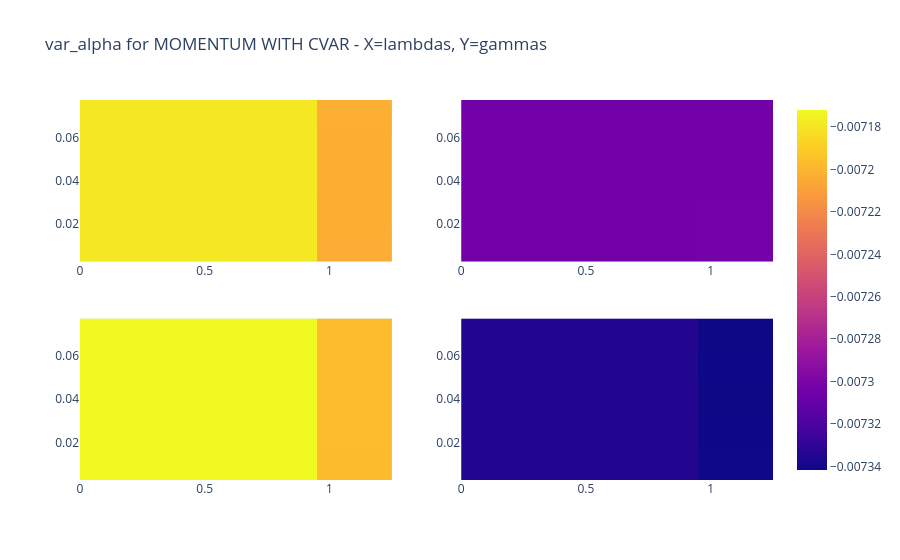
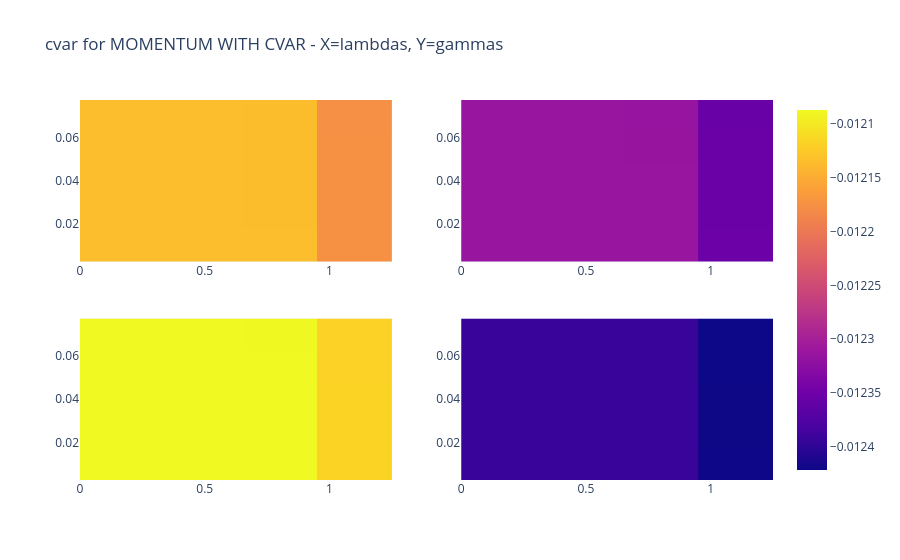
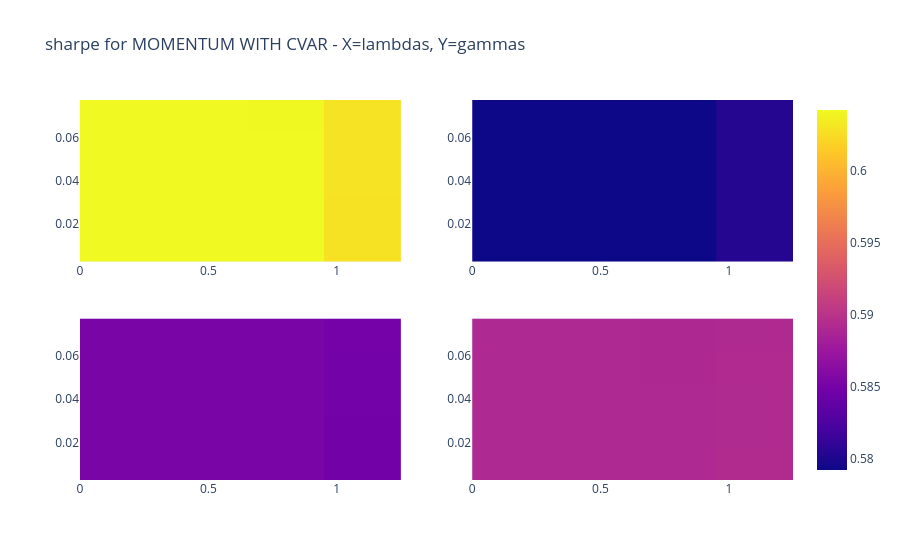
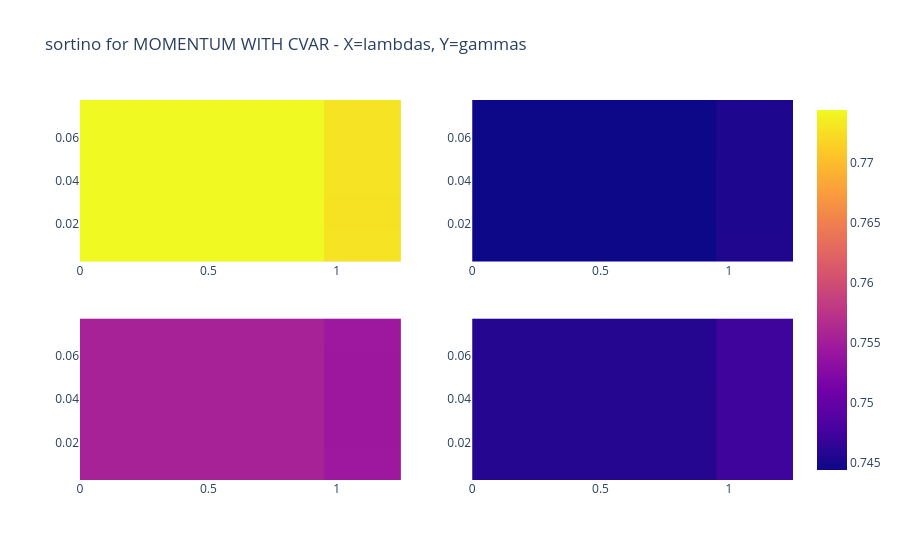

Notebook code for these charts, in order:
### Code cell
stats_labels = ["var_alpha", "cvar", "sharpe", "sortino", "mean_return", "md",
                "stresses", "costs", "cashallocs"]

STRATEGY = total_stats_momentum_cvar

print('mparams used:')
for mp_val in m_params:
    print(mp_val)
for stat_idx, stat in enumerate(stats_labels):
    img = make_subplots(rows=2, cols=2)
    zmin = np.min(STRATEGY[stat_idx])
    zmax = np.max(STRATEGY[stat_idx])
    img.add_trace(go.Heatmap(x=lambdas, y=gammas, z=STRATEGY[stat_idx, :, :, 0], zmin=zmin, zmax=zmax), row=1, col=1)
    img.add_trace(go.Heatmap(x=lambdas, y=gammas, z=STRATEGY[stat_idx, :, :, 1], zmin=zmin, zmax=zmax, showscale=False), row=1, col=2)
    img.add_trace(go.Heatmap(x=lambdas, y=gammas, z=STRATEGY[stat_idx, :, :, 2], zmin=zmin, zmax=zmax, showscale=False), row=2, col=1)
    img.add_trace(go.Heatmap(x=lambdas, y=gammas, z=STRATEGY[stat_idx, :, :, 3], zmin=zmin, zmax=zmax, showscale=False), row=2, col=2)
    img.update_layout(title=f"{stat} for MOMENTUM WITH CVAR - X=lambdas, Y=gammas")
    img.show()

### Figure 1 — Plotly figure (JSON) as saved in the notebook; plotly's stock layout.template omitted (floating-point values rounded to 4 significant figures)
{"data": [{"type": "heatmap", "x": [0.1, 0.3, 0.5, 0.8, 1.1], "xaxis": "x", "y": [0.01, 0.025, 0.04, 0.055, 0.07], "yaxis": "y", "z": [[-0.007178, -0.007178, -0.007178, -0.007178, -0.007203], [-0.007178, -0.007178, -0.007178, -0.007178, -0.007203], [-0.007178, -0.007178, -0.007178, -0.007178, -0.007203], [-0.007178, -0.007178, -0.007178, -0.007179, -0.007203], [-0.007178, -0.007178, -0.007178, -0.007179, -0.007203]], "zmax": -0.007172, "zmin": -0.007342}, {"showscale": false, "type": "heatmap", "x": [0.1, 0.3, 0.5, 0.8, 1.1], "xaxis": "x2", "y": [0.01, 0.025, 0.04, 0.055, 0.07], "yaxis": "y2", "z": [[-0.007304, -0.007304, -0.007304, -0.007304, -0.007303], [-0.007304, -0.007304, -0.007304, -0.007304, -0.007303], [-0.007304, -0.007304, -0.007304, -0.007304, -0.007304], [-0.007304, -0.007304, -0.007304, -0.007304, -0.007304], [-0.007304, -0.007304, -0.007304, -0.007304, -0.007304]], "zmax": -0.007172, "zmin": -0.007342}, {"showscale": false, "type": "heatmap", "x": [0.1, 0.3, 0.5, 0.8, 1.1], "xaxis": "x3", "y": [0.01, 0.025, 0.04, 0.055, 0.07], "yaxis": "y3", "z": [[-0.007172, -0.007172, -0.007172, -0.007172, -0.007197], [-0.007172, -0.007172, -0.007172, -0.007172, -0.007197], [-0.007172, -0.007172, -0.007172, -0.007172, -0.007197], [-0.007172, -0.007172, -0.007172, -0.007172, -0.007197], [-0.007172, -0.007172, -0.007172, -0.007172, -0.007197]], "zmax": -0.007172, "zmin": -0.007342}, {"showscale": false, "type": "heatmap", "x": [0.1, 0.3, 0.5, 0.8, 1.1], "xaxis": "x4", "y": [0.01, 0.025, 0.04, 0.055, 0.07], "yaxis": "y4", "z": [[-0.007335, -0.007335, -0.007335, -0.007335, -0.007341], [-0.007335, -0.007335, -0.007335, -0.007335, -0.007341], [-0.007335, -0.007335, -0.007335, -0.007334, -0.007341], [-0.007335, -0.007335, -0.007335, -0.007335, -0.007342], [-0.007335, -0.007335, -0.007335, -0.007335, -0.007341]], "zmax": -0.007172, "zmin": -0.007342}], "layout": {"title": {"text": "var_alpha for MOMENTUM WITH CVAR - X=lambdas, Y=gammas"}, "xaxis": {"anchor": "y", "domain": [0, 0.45]}, "xaxis2": {"anchor": "y2", "domain": [0.55, 1]}, "xaxis3": {"anchor": "y3", "domain": [0, 0.45]}, "xaxis4": {"anchor": "y4", "domain": [0.55, 1]}, "yaxis": {"anchor": "x", "domain": [0.575, 1]}, "yaxis2": {"anchor": "x2", "domain": [0.575, 1]}, "yaxis3": {"anchor": "x3", "domain": [0, 0.425]}, "yaxis4": {"anchor": "x4", "domain": [0, 0.425]}}}

### Figure 2 — Plotly figure (JSON) as saved in the notebook; plotly's stock layout.template omitted (floating-point values rounded to 4 significant figures)
{"data": [{"type": "heatmap", "x": [0.1, 0.3, 0.5, 0.8, 1.1], "xaxis": "x", "y": [0.01, 0.025, 0.04, 0.055, 0.07], "yaxis": "y", "z": [[-0.01213, -0.01213, -0.01213, -0.01213, -0.01217], [-0.01213, -0.01213, -0.01213, -0.01213, -0.01218], [-0.01213, -0.01213, -0.01213, -0.01214, -0.01218], [-0.01213, -0.01213, -0.01213, -0.01214, -0.01218], [-0.01213, -0.01213, -0.01213, -0.01214, -0.01218]], "zmax": -0.01209, "zmin": -0.01242}, {"showscale": false, "type": "heatmap", "x": [0.1, 0.3, 0.5, 0.8, 1.1], "xaxis": "x2", "y": [0.01, 0.025, 0.04, 0.055, 0.07], "yaxis": "y2", "z": [[-0.01231, -0.01231, -0.01231, -0.01231, -0.01235], [-0.01231, -0.01231, -0.01231, -0.01231, -0.01235], [-0.01231, -0.01231, -0.01231, -0.01231, -0.01235], [-0.01231, -0.01231, -0.01231, -0.01231, -0.01235], [-0.01231, -0.01231, -0.01231, -0.01231, -0.01236]], "zmax": -0.01209, "zmin": -0.01242}, {"showscale": false, "type": "heatmap", "x": [0.1, 0.3, 0.5, 0.8, 1.1], "xaxis": "x3", "y": [0.01, 0.025, 0.04, 0.055, 0.07], "yaxis": "y3", "z": [[-0.01209, -0.01209, -0.01209, -0.01209, -0.01212], [-0.01209, -0.01209, -0.01209, -0.01209, -0.01212], [-0.01209, -0.01209, -0.01209, -0.01209, -0.01212], [-0.01209, -0.01209, -0.01209, -0.01209, -0.01212], [-0.01209, -0.01209, -0.01209, -0.01209, -0.01212]], "zmax": -0.01209, "zmin": -0.01242}, {"showscale": false, "type": "heatmap", "x": [0.1, 0.3, 0.5, 0.8, 1.1], "xaxis": "x4", "y": [0.01, 0.025, 0.04, 0.055, 0.07], "yaxis": "y4", "z": [[-0.01239, -0.01239, -0.01239, -0.01239, -0.01242], [-0.01239, -0.01239, -0.01239, -0.01239, -0.01242], [-0.01239, -0.01239, -0.01239, -0.01239, -0.01242], [-0.01239, -0.01239, -0.01239, -0.01239, -0.01242], [-0.01239, -0.01239, -0.01239, -0.01239, -0.01242]], "zmax": -0.01209, "zmin": -0.01242}], "layout": {"title": {"text": "cvar for MOMENTUM WITH CVAR - X=lambdas, Y=gammas"}, "xaxis": {"anchor": "y", "domain": [0, 0.45]}, "xaxis2": {"anchor": "y2", "domain": [0.55, 1]}, "xaxis3": {"anchor": "y3", "domain": [0, 0.45]}, "xaxis4": {"anchor": "y4", "domain": [0.55, 1]}, "yaxis": {"anchor": "x", "domain": [0.575, 1]}, "yaxis2": {"anchor": "x2", "domain": [0.575, 1]}, "yaxis3": {"anchor": "x3", "domain": [0, 0.425]}, "yaxis4": {"anchor": "x4", "domain": [0, 0.425]}}}

### Figure 3 — Plotly figure (JSON) as saved in the notebook; plotly's stock layout.template omitted (floating-point values rounded to 4 significant figures)
{"data": [{"type": "heatmap", "x": [0.1, 0.3, 0.5, 0.8, 1.1], "xaxis": "x", "y": [0.01, 0.025, 0.04, 0.055, 0.07], "yaxis": "y", "z": [[0.6042, 0.6042, 0.6042, 0.6042, 0.6029], [0.6042, 0.6042, 0.6042, 0.6042, 0.6029], [0.6042, 0.6042, 0.6042, 0.6042, 0.6029], [0.6042, 0.6042, 0.6042, 0.6042, 0.6029], [0.6042, 0.6042, 0.6042, 0.6042, 0.6029]], "zmax": 0.6042, "zmin": 0.5792}, {"showscale": false, "type": "heatmap", "x": [0.1, 0.3, 0.5, 0.8, 1.1], "xaxis": "x2", "y": [0.01, 0.025, 0.04, 0.055, 0.07], "yaxis": "y2", "z": [[0.5792, 0.5792, 0.5792, 0.5792, 0.5804], [0.5792, 0.5792, 0.5792, 0.5792, 0.5804], [0.5792, 0.5792, 0.5792, 0.5792, 0.5804], [0.5792, 0.5792, 0.5792, 0.5792, 0.5804], [0.5792, 0.5792, 0.5792, 0.5792, 0.5804]], "zmax": 0.6042, "zmin": 0.5792}, {"showscale": false, "type": "heatmap", "x": [0.1, 0.3, 0.5, 0.8, 1.1], "xaxis": "x3", "y": [0.01, 0.025, 0.04, 0.055, 0.07], "yaxis": "y3", "z": [[0.5853, 0.5853, 0.5853, 0.5853, 0.5848], [0.5853, 0.5853, 0.5853, 0.5853, 0.5848], [0.5853, 0.5853, 0.5853, 0.5853, 0.5848], [0.5853, 0.5853, 0.5853, 0.5853, 0.5849], [0.5853, 0.5853, 0.5853, 0.5853, 0.5849]], "zmax": 0.6042, "zmin": 0.5792}, {"showscale": false, "type": "heatmap", "x": [0.1, 0.3, 0.5, 0.8, 1.1], "xaxis": "x4", "y": [0.01, 0.025, 0.04, 0.055, 0.07], "yaxis": "y4", "z": [[0.5891, 0.5891, 0.5891, 0.5891, 0.5893], [0.5891, 0.5891, 0.5891, 0.5891, 0.5893], [0.5891, 0.5891, 0.5891, 0.5891, 0.5893], [0.5891, 0.5891, 0.5891, 0.589, 0.5892], [0.5891, 0.5891, 0.5891, 0.589, 0.5892]], "zmax": 0.6042, "zmin": 0.5792}], "layout": {"title": {"text": "sharpe for MOMENTUM WITH CVAR - X=lambdas, Y=gammas"}, "xaxis": {"anchor": "y", "domain": [0, 0.45]}, "xaxis2": {"anchor": "y2", "domain": [0.55, 1]}, "xaxis3": {"anchor": "y3", "domain": [0, 0.45]}, "xaxis4": {"anchor": "y4", "domain": [0.55, 1]}, "yaxis": {"anchor": "x", "domain": [0.575, 1]}, "yaxis2": {"anchor": "x2", "domain": [0.575, 1]}, "yaxis3": {"anchor": "x3", "domain": [0, 0.425]}, "yaxis4": {"anchor": "x4", "domain": [0, 0.425]}}}

### Figure 4 — Plotly figure (JSON) as saved in the notebook; plotly's stock layout.template omitted (floating-point values rounded to 4 significant figures)
{"data": [{"type": "heatmap", "x": [0.1, 0.3, 0.5, 0.8, 1.1], "xaxis": "x", "y": [0.01, 0.025, 0.04, 0.055, 0.07], "yaxis": "y", "z": [[0.7744, 0.7744, 0.7744, 0.7744, 0.7729], [0.7744, 0.7744, 0.7744, 0.7744, 0.7728], [0.7744, 0.7744, 0.7744, 0.7744, 0.7728], [0.7744, 0.7744, 0.7744, 0.7744, 0.7729], [0.7744, 0.7744, 0.7744, 0.7744, 0.7729]], "zmax": 0.7744, "zmin": 0.7444}, {"showscale": false, "type": "heatmap", "x": [0.1, 0.3, 0.5, 0.8, 1.1], "xaxis": "x2", "y": [0.01, 0.025, 0.04, 0.055, 0.07], "yaxis": "y2", "z": [[0.7444, 0.7444, 0.7444, 0.7444, 0.7455], [0.7444, 0.7444, 0.7444, 0.7444, 0.7454], [0.7444, 0.7444, 0.7444, 0.7444, 0.7454], [0.7444, 0.7444, 0.7444, 0.7444, 0.7454], [0.7444, 0.7444, 0.7444, 0.7444, 0.7454]], "zmax": 0.7744, "zmin": 0.7444}, {"showscale": false, "type": "heatmap", "x": [0.1, 0.3, 0.5, 0.8, 1.1], "xaxis": "x3", "y": [0.01, 0.025, 0.04, 0.055, 0.07], "yaxis": "y3", "z": [[0.7555, 0.7555, 0.7555, 0.7555, 0.7545], [0.7555, 0.7555, 0.7555, 0.7555, 0.7544], [0.7555, 0.7555, 0.7555, 0.7555, 0.7544], [0.7555, 0.7555, 0.7555, 0.7555, 0.7545], [0.7555, 0.7555, 0.7555, 0.7555, 0.7545]], "zmax": 0.7744, "zmin": 0.7444}, {"showscale": false, "type": "heatmap", "x": [0.1, 0.3, 0.5, 0.8, 1.1], "xaxis": "x4", "y": [0.01, 0.025, 0.04, 0.055, 0.07], "yaxis": "y4", "z": [[0.7458, 0.7458, 0.7458, 0.7458, 0.7473], [0.7458, 0.7458, 0.7458, 0.7458, 0.7473], [0.7458, 0.7458, 0.7458, 0.7458, 0.7473], [0.7458, 0.7458, 0.7458, 0.7458, 0.7473], [0.7458, 0.7458, 0.7458, 0.7457, 0.7473]], "zmax": 0.7744, "zmin": 0.7444}], "layout": {"title": {"text": "sortino for MOMENTUM WITH CVAR - X=lambdas, Y=gammas"}, "xaxis": {"anchor": "y", "domain": [0, 0.45]}, "xaxis2": {"anchor": "y2", "domain": [0.55, 1]}, "xaxis3": {"anchor": "y3", "domain": [0, 0.45]}, "xaxis4": {"anchor": "y4", "domain": [0.55, 1]}, "yaxis": {"anchor": "x", "domain": [0.575, 1]}, "yaxis2": {"anchor": "x2", "domain": [0.575, 1]}, "yaxis3": {"anchor": "x3", "domain": [0, 0.425]}, "yaxis4": {"anchor": "x4", "domain": [0, 0.425]}}}
